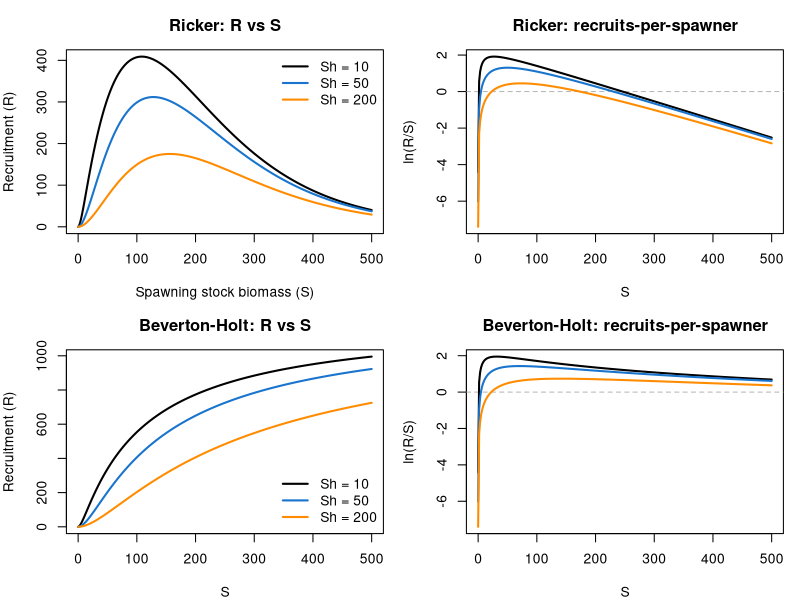
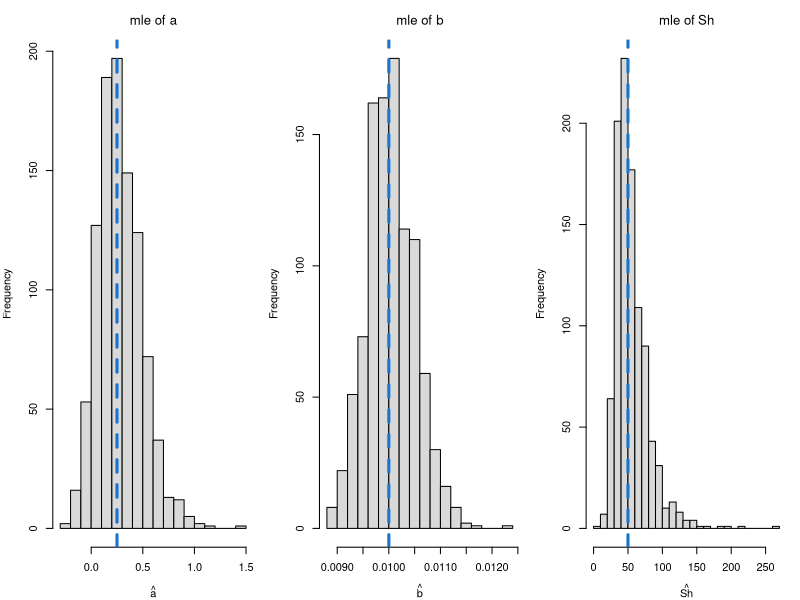

Write R code to recreate these figures, in order.
# Depensatory stock-recruit models using threshold survival formulation
#
# This script modifies the classic Ricker and Beverton-Holt models to include
# depensation using a mechanistic survival term:
#
#   survival(S) = S / (Sh + S)
#
# where Sh is the spawning biomass at which survival is reduced by half.
#
# The modified recruitment equations are:
#
#   Ricker:         R(S) = [S / (Sh + S)] * S * exp(a - b * S)
#   Beverton-Holt:  R(S) = ([S / (Sh + S)] * S * exp(a)) / (1 + b * S)
#
# This approach allows flexible control over the onset of depensation:
# - Small Sh → depensation kicks in only at very low spawner abundance
# - Large Sh → depensation persists over a broader range of S
#
# ln(R/S) is plotted to visualize recruits-per-spawner and the replacement line

ln_a <- 2.5
b <- 0.01
Sh <- c(10, 50, 200)
col <- c("black", "dodgerblue3", "darkorange")
s <- seq(0.01, 500, length.out = 300) # avoid zero for log scale

## helper functions
ricker <- function(S, Sh) (S / (Sh + S)) * S * exp(ln_a - b * S)
bevholt <- function(S, Sh) ((S / (Sh + S)) * S * exp(ln_a)) / (1 + b * S)

## matrices: rows = S, cols = different Sh values
R_ricker <- sapply(Sh, ricker, S = s)
R_bh <- sapply(Sh, bevholt, S = s)

lnRPS_ricker <- log(R_ricker / s)
lnRPS_bh <- log(R_bh / s)

## 4-panel plot
par(mfrow = c(2, 2), mar = c(4, 4, 3, 1))

# 1) Ricker: R vs S
plot(s, R_ricker[, 1],
  type = "n", ylim = c(0, max(R_ricker)),
  xlab = "Spawning stock biomass (S)", ylab = "Recruitment (R)",
  main = "Ricker: R vs S"
)
for (i in seq_along(Sh)) lines(s, R_ricker[, i], col = col[i], lwd = 2)
legend("topright", legend = paste("Sh =", Sh), col = col, lwd = 2, bty = "n")

# 2) Ricker: ln(R/S) vs S
plot(s, lnRPS_ricker[, 1],
  type = "n", ylim = range(lnRPS_ricker),
  xlab = "S", ylab = "ln(R/S)", main = "Ricker: recruits-per-spawner"
)
abline(h = 0, col = "gray70", lty = 2)
for (i in seq_along(Sh)) lines(s, lnRPS_ricker[, i], col = col[i], lwd = 2)

# 3) Beverton-Holt: R vs S
plot(s, R_bh[, 1],
  type = "n", ylim = c(0, max(R_bh)),
  xlab = "S", ylab = "Recruitment (R)",
  main = "Beverton-Holt: R vs S"
)
for (i in seq_along(Sh)) lines(s, R_bh[, i], col = col[i], lwd = 2)
legend("bottomright", legend = paste("Sh =", Sh), col = col, lwd = 2, bty = "n")

# 4) Beverton-Holt: ln(R/S) vs S
plot(s, lnRPS_bh[, 1],
  type = "n", ylim = range(lnRPS_bh),
  xlab = "S", ylab = "ln(R/S)", main = "Beverton-Holt: recruits-per-spawner"
)
abline(h = 0, col = "gray70", lty = 2)
for (i in seq_along(Sh)) lines(s, lnRPS_bh[, i], col = col[i], lwd = 2)

#-------------------------------------------------------------------------------
# Do a simulation and make sure it works
set.seed(123)

## true values -------------------------------------------------------------
ln_a_true <- 0.25 # ln-alpha
b_true <- 0.01 # density dependence
Sh_true <- 50 # half-saturation for survival term
sigma <- 0.35 # sd of log error

n_obs <- 100 # observations per data set
n_sim <- 1000 # monte-carlo replicates

## storage for mles --------------------------------------------------------
ln_a_hat <- numeric(n_sim)
b_hat <- numeric(n_sim)
Sh_hat <- numeric(n_sim)

## negative log-likelihood -------------------------------------------------
nll <- function(par, S, R) {
  ln_a <- par[1]
  b <- par[2]
  Sh <- exp(par[3]) # positivity with exp
  sd <- exp(par[4])
  mu <- log(S) + log(S / (Sh + S)) + ln_a - b * S
  -sum(dnorm(log(R), mu, sd, log = TRUE))
}

## monte-carlo loop --------------------------------------------------------
for (k in 1:n_sim) {
  S <- runif(n_obs, 1, 500)
  mu <- log(S) + log(S / (Sh_true + S)) + ln_a_true - b_true * S
  R <- exp(rnorm(n_obs, mu, sigma))

  start <- c(ln_a = 0, b = 0.005, ln_Sh = log(30), ln_sd = log(0.3))
  fit <- optim(start, nll, S = S, R = R, method = "BFGS")
  ln_a_hat[k] <- fit$par[1]
  b_hat[k] <- fit$par[2]
  Sh_hat[k] <- exp(fit$par[3])

  if (k %% 100 == 0) cat("finished", k, "of", n_sim, "\n")
}

## plots -------------------------------------------------------------------
par(mfrow = c(1, 3), mar = c(4, 4, 3, 1))

hist(ln_a_hat,
  breaks = 20, col = "gray85",
  main = expression("mle of a"), xlab = expression(hat(a))
)
abline(v = ln_a_true, col = "dodgerblue3", lwd = 3, lty = 2)

hist(b_hat,
  breaks = 20, col = "gray85",
  main = expression("mle of b"), xlab = expression(hat(b))
)
abline(v = b_true, col = "dodgerblue3", lwd = 3, lty = 2)

hist(Sh_hat,
  breaks = 20, col = "gray85",
  main = expression("mle of" ~ Sh), xlab = expression(hat(Sh))
)
abline(v = Sh_true, col = "dodgerblue3", lwd = 3, lty = 2)
